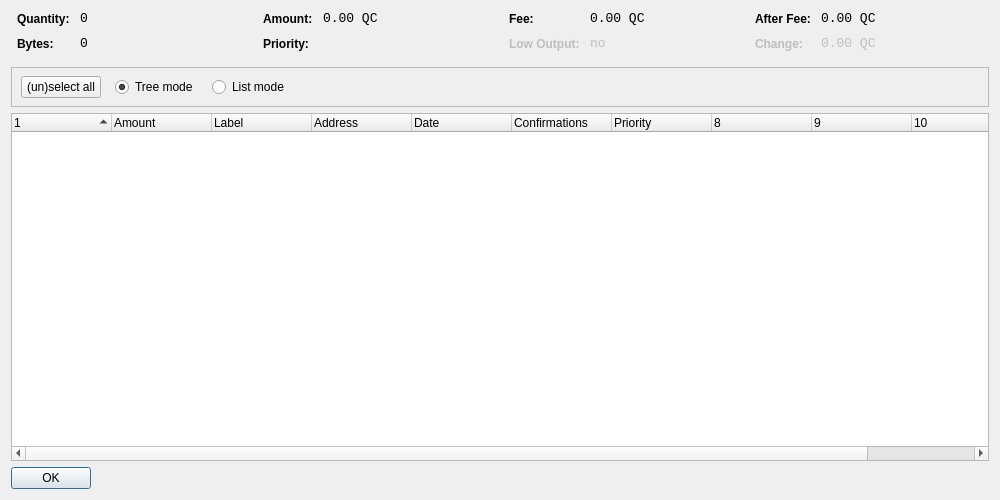
<?xml version="1.0" encoding="UTF-8"?>
<ui version="4.0">
 <class>CoinControlDialog</class>
 <widget class="QDialog" name="CoinControlDialog">
  <property name="geometry">
   <rect>
    <x>0</x>
    <y>0</y>
    <width>1000</width>
    <height>500</height>
   </rect>
  </property>
  <property name="windowTitle">
   <string>Coin Control</string>
  </property>
  <layout class="QVBoxLayout" name="verticalLayout">
   <item>
    <layout class="QHBoxLayout" name="horizontalLayoutTop" stretch="0,0,0,0">
     <property name="topMargin">
      <number>0</number>
     </property>
     <property name="bottomMargin">
      <number>10</number>
     </property>
     <item>
      <layout class="QFormLayout" name="formLayoutCoinControl1">
       <property name="horizontalSpacing">
        <number>10</number>
       </property>
       <property name="verticalSpacing">
        <number>10</number>
       </property>
       <property name="leftMargin">
        <number>6</number>
       </property>
       <property name="rightMargin">
        <number>6</number>
       </property>
       <item row="0" column="0">
        <widget class="QLabel" name="labelCoinControlQuantityText">
         <property name="styleSheet">
          <string notr="true">font-weight:bold;</string>
         </property>
         <property name="text">
          <string>Quantity:</string>
         </property>
        </widget>
       </item>
       <item row="0" column="1">
        <widget class="QLabel" name="labelCoinControlQuantity">
         <property name="font">
          <font>
           <family>Monospace</family>
           <pointsize>10</pointsize>
          </font>
         </property>
         <property name="cursor">
          <cursorShape>IBeamCursor</cursorShape>
         </property>
         <property name="contextMenuPolicy">
          <enum>Qt::ActionsContextMenu</enum>
         </property>
         <property name="text">
          <string notr="true">0</string>
         </property>
         <property name="textInteractionFlags">
          <set>Qt::LinksAccessibleByMouse|Qt::TextSelectableByKeyboard|Qt::TextSelectableByMouse</set>
         </property>
        </widget>
       </item>
       <item row="1" column="0">
        <widget class="QLabel" name="labelCoinControlBytesText">
         <property name="styleSheet">
          <string notr="true">font-weight:bold;</string>
         </property>
         <property name="text">
          <string>Bytes:</string>
         </property>
        </widget>
       </item>
       <item row="1" column="1">
        <widget class="QLabel" name="labelCoinControlBytes">
         <property name="font">
          <font>
           <family>Monospace</family>
           <pointsize>10</pointsize>
          </font>
         </property>
         <property name="cursor">
          <cursorShape>IBeamCursor</cursorShape>
         </property>
         <property name="contextMenuPolicy">
          <enum>Qt::ActionsContextMenu</enum>
         </property>
         <property name="text">
          <string notr="true">0</string>
         </property>
         <property name="textInteractionFlags">
          <set>Qt::LinksAccessibleByMouse|Qt::TextSelectableByKeyboard|Qt::TextSelectableByMouse</set>
         </property>
        </widget>
       </item>
      </layout>
     </item>
     <item>
      <layout class="QFormLayout" name="formLayoutCoinControl2">
       <property name="horizontalSpacing">
        <number>10</number>
       </property>
       <property name="verticalSpacing">
        <number>10</number>
       </property>
       <property name="leftMargin">
        <number>6</number>
       </property>
       <property name="rightMargin">
        <number>6</number>
       </property>
       <item row="0" column="0">
        <widget class="QLabel" name="labelCoinControlAmountText">
         <property name="styleSheet">
          <string notr="true">font-weight:bold;</string>
         </property>
         <property name="text">
          <string>Amount:</string>
         </property>
        </widget>
       </item>
       <item row="0" column="1">
        <widget class="QLabel" name="labelCoinControlAmount">
         <property name="font">
          <font>
           <family>Monospace</family>
           <pointsize>10</pointsize>
          </font>
         </property>
         <property name="cursor">
          <cursorShape>IBeamCursor</cursorShape>
         </property>
         <property name="contextMenuPolicy">
          <enum>Qt::ActionsContextMenu</enum>
         </property>
         <property name="text">
          <string notr="true">0.00 QC</string>
         </property>
         <property name="textInteractionFlags">
          <set>Qt::LinksAccessibleByMouse|Qt::TextSelectableByKeyboard|Qt::TextSelectableByMouse</set>
         </property>
        </widget>
       </item>
       <item row="1" column="0">
        <widget class="QLabel" name="labelCoinControlPriorityText">
         <property name="styleSheet">
          <string notr="true">font-weight:bold;</string>
         </property>
         <property name="text">
          <string>Priority:</string>
         </property>
        </widget>
       </item>
       <item row="1" column="1">
        <widget class="QLabel" name="labelCoinControlPriority">
         <property name="font">
          <font>
           <family>Monospace</family>
           <pointsize>10</pointsize>
          </font>
         </property>
         <property name="cursor">
          <cursorShape>IBeamCursor</cursorShape>
         </property>
         <property name="contextMenuPolicy">
          <enum>Qt::ActionsContextMenu</enum>
         </property>
         <property name="text">
          <string/>
         </property>
         <property name="textInteractionFlags">
          <set>Qt::LinksAccessibleByMouse|Qt::TextSelectableByKeyboard|Qt::TextSelectableByMouse</set>
         </property>
        </widget>
       </item>
      </layout>
     </item>
     <item>
      <layout class="QFormLayout" name="formLayoutCoinControl3">
       <property name="horizontalSpacing">
        <number>10</number>
       </property>
       <property name="verticalSpacing">
        <number>10</number>
       </property>
       <property name="leftMargin">
        <number>6</number>
       </property>
       <property name="rightMargin">
        <number>6</number>
       </property>
       <item row="0" column="0">
        <widget class="QLabel" name="labelCoinControlFeeText">
         <property name="styleSheet">
          <string notr="true">font-weight:bold;</string>
         </property>
         <property name="text">
          <string>Fee:</string>
         </property>
        </widget>
       </item>
       <item row="0" column="1">
        <widget class="QLabel" name="labelCoinControlFee">
         <property name="font">
          <font>
           <family>Monospace</family>
           <pointsize>10</pointsize>
          </font>
         </property>
         <property name="cursor">
          <cursorShape>IBeamCursor</cursorShape>
         </property>
         <property name="contextMenuPolicy">
          <enum>Qt::ActionsContextMenu</enum>
         </property>
         <property name="text">
          <string notr="true">0.00 QC</string>
         </property>
         <property name="textInteractionFlags">
          <set>Qt::LinksAccessibleByMouse|Qt::TextSelectableByKeyboard|Qt::TextSelectableByMouse</set>
         </property>
        </widget>
       </item>
       <item row="1" column="0">
        <widget class="QLabel" name="labelCoinControlLowOutputText">
         <property name="enabled">
          <bool>false</bool>
         </property>
         <property name="styleSheet">
          <string notr="true">font-weight:bold;</string>
         </property>
         <property name="text">
          <string>Low Output:</string>
         </property>
        </widget>
       </item>
       <item row="1" column="1">
        <widget class="QLabel" name="labelCoinControlLowOutput">
         <property name="enabled">
          <bool>false</bool>
         </property>
         <property name="font">
          <font>
           <family>Monospace</family>
           <pointsize>10</pointsize>
          </font>
         </property>
         <property name="cursor">
          <cursorShape>IBeamCursor</cursorShape>
         </property>
         <property name="contextMenuPolicy">
          <enum>Qt::ActionsContextMenu</enum>
         </property>
         <property name="text">
          <string notr="true">no</string>
         </property>
         <property name="textInteractionFlags">
          <set>Qt::LinksAccessibleByMouse|Qt::TextSelectableByKeyboard|Qt::TextSelectableByMouse</set>
         </property>
        </widget>
       </item>
      </layout>
     </item>
     <item>
      <layout class="QFormLayout" name="formLayoutCoinControl4">
       <property name="horizontalSpacing">
        <number>10</number>
       </property>
       <property name="verticalSpacing">
        <number>10</number>
       </property>
       <property name="leftMargin">
        <number>6</number>
       </property>
       <property name="rightMargin">
        <number>6</number>
       </property>
       <item row="0" column="0">
        <widget class="QLabel" name="labelCoinControlAfterFeeText">
         <property name="styleSheet">
          <string notr="true">font-weight:bold;</string>
         </property>
         <property name="text">
          <string>After Fee:</string>
         </property>
        </widget>
       </item>
       <item row="0" column="1">
        <widget class="QLabel" name="labelCoinControlAfterFee">
         <property name="font">
          <font>
           <family>Monospace</family>
           <pointsize>10</pointsize>
          </font>
         </property>
         <property name="cursor">
          <cursorShape>IBeamCursor</cursorShape>
         </property>
         <property name="contextMenuPolicy">
          <enum>Qt::ActionsContextMenu</enum>
         </property>
         <property name="text">
          <string notr="true">0.00 QC</string>
         </property>
         <property name="textInteractionFlags">
          <set>Qt::LinksAccessibleByMouse|Qt::TextSelectableByKeyboard|Qt::TextSelectableByMouse</set>
         </property>
        </widget>
       </item>
       <item row="1" column="0">
        <widget class="QLabel" name="labelCoinControlChangeText">
         <property name="enabled">
          <bool>false</bool>
         </property>
         <property name="styleSheet">
          <string notr="true">font-weight:bold;</string>
         </property>
         <property name="text">
          <string>Change:</string>
         </property>
        </widget>
       </item>
       <item row="1" column="1">
        <widget class="QLabel" name="labelCoinControlChange">
         <property name="enabled">
          <bool>false</bool>
         </property>
         <property name="font">
          <font>
           <family>Monospace</family>
           <pointsize>10</pointsize>
          </font>
         </property>
         <property name="cursor">
          <cursorShape>IBeamCursor</cursorShape>
         </property>
         <property name="contextMenuPolicy">
          <enum>Qt::ActionsContextMenu</enum>
         </property>
         <property name="text">
          <string notr="true">0.00 QC</string>
         </property>
         <property name="textInteractionFlags">
          <set>Qt::LinksAccessibleByMouse|Qt::TextSelectableByKeyboard|Qt::TextSelectableByMouse</set>
         </property>
        </widget>
       </item>
      </layout>
     </item>
    </layout>
   </item>
   <item>
    <widget class="QFrame" name="frame">
     <property name="minimumSize">
      <size>
       <width>0</width>
       <height>40</height>
      </size>
     </property>
     <property name="frameShape">
      <enum>QFrame::StyledPanel</enum>
     </property>
     <property name="frameShadow">
      <enum>QFrame::Sunken</enum>
     </property>
     <widget class="QWidget" name="horizontalLayoutWidget">
      <property name="geometry">
       <rect>
        <x>10</x>
        <y>0</y>
        <width>781</width>
        <height>41</height>
       </rect>
      </property>
      <layout class="QHBoxLayout" name="horizontalLayoutPanel" stretch="0,0,0,0,0">
       <property name="spacing">
        <number>14</number>
       </property>
       <item>
        <widget class="QPushButton" name="pushButtonSelectAll">
         <property name="sizePolicy">
          <sizepolicy hsizetype="Maximum" vsizetype="Fixed">
           <horstretch>0</horstretch>
           <verstretch>0</verstretch>
          </sizepolicy>
         </property>
         <property name="text">
          <string>(un)select all</string>
         </property>
        </widget>
       </item>
       <item>
        <widget class="QRadioButton" name="radioTreeMode">
         <property name="sizePolicy">
          <sizepolicy hsizetype="Maximum" vsizetype="Fixed">
           <horstretch>0</horstretch>
           <verstretch>0</verstretch>
          </sizepolicy>
         </property>
         <property name="text">
          <string>Tree mode</string>
         </property>
         <property name="checked">
          <bool>true</bool>
         </property>
        </widget>
       </item>
       <item>
        <widget class="QRadioButton" name="radioListMode">
         <property name="sizePolicy">
          <sizepolicy hsizetype="Maximum" vsizetype="Fixed">
           <horstretch>0</horstretch>
           <verstretch>0</verstretch>
          </sizepolicy>
         </property>
         <property name="text">
          <string>List mode</string>
         </property>
        </widget>
       </item>
       <item>
        <spacer name="horizontalSpacer">
         <property name="orientation">
          <enum>Qt::Horizontal</enum>
         </property>
         <property name="sizeHint" stdset="0">
          <size>
           <width>40</width>
           <height>20</height>
          </size>
         </property>
        </spacer>
       </item>
      </layout>
     </widget>
    </widget>
   </item>
   <item>
    <widget class="CoinControlTreeWidget" name="treeWidget">
     <property name="contextMenuPolicy">
      <enum>Qt::CustomContextMenu</enum>
     </property>
     <property name="sortingEnabled">
      <bool>false</bool>
     </property>
     <property name="columnCount">
      <number>11</number>
     </property>
     <attribute name="headerShowSortIndicator" stdset="0">
      <bool>true</bool>
     </attribute>
     <attribute name="headerStretchLastSection">
      <bool>false</bool>
     </attribute>
     <column>
      <property name="text">
       <string/>
      </property>
     </column>
     <column>
      <property name="text">
       <string>Amount</string>
      </property>
     </column>
     <column>
      <property name="text">
       <string>Label</string>
      </property>
     </column>
     <column>
      <property name="text">
       <string>Address</string>
      </property>
     </column>
     <column>
      <property name="text">
       <string>Date</string>
      </property>
     </column>
     <column>
      <property name="text">
       <string>Confirmations</string>
      </property>
      <property name="toolTip">
       <string>Confirmed</string>
      </property>
     </column>
     <column>
      <property name="text">
       <string>Priority</string>
      </property>
     </column>
     <column>
      <property name="text">
       <string/>
      </property>
     </column>
     <column>
      <property name="text">
       <string/>
      </property>
     </column>
     <column>
      <property name="text">
       <string/>
      </property>
     </column>
     <column>
      <property name="text">
       <string/>
      </property>
     </column>
    </widget>
   </item>
   <item>
    <widget class="QDialogButtonBox" name="buttonBox">
     <property name="sizePolicy">
      <sizepolicy hsizetype="Maximum" vsizetype="Fixed">
       <horstretch>0</horstretch>
       <verstretch>0</verstretch>
      </sizepolicy>
     </property>
     <property name="orientation">
      <enum>Qt::Horizontal</enum>
     </property>
     <property name="standardButtons">
      <set>QDialogButtonBox::Ok</set>
     </property>
    </widget>
   </item>
  </layout>
 </widget>
 <customwidgets>
  <customwidget>
   <class>CoinControlTreeWidget</class>
   <extends>QTreeWidget</extends>
   <header>coincontroltreewidget.h</header>
  </customwidget>
 </customwidgets>
 <resources/>
 <connections/>
</ui>
